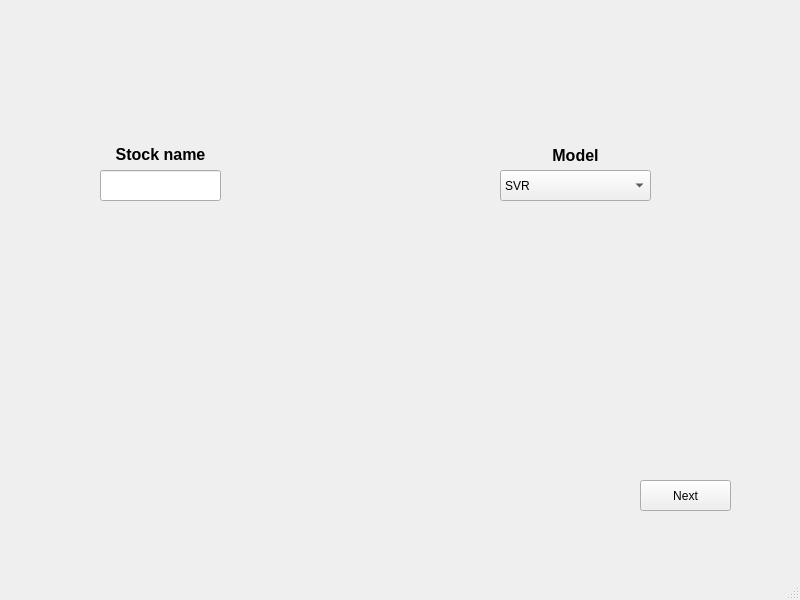
<?xml version="1.0" encoding="UTF-8"?>
<ui version="4.0">
 <class>MainWindow</class>
 <widget class="QMainWindow" name="MainWindow">
  <property name="geometry">
   <rect>
    <x>0</x>
    <y>0</y>
    <width>800</width>
    <height>600</height>
   </rect>
  </property>
  <property name="windowTitle">
   <string>MainWindow</string>
  </property>
  <property name="autoFillBackground">
   <bool>false</bool>
  </property>
  <widget class="QWidget" name="centralwidget">
   <widget class="QLineEdit" name="InputStockName">
    <property name="geometry">
     <rect>
      <x>100</x>
      <y>170</y>
      <width>121</width>
      <height>31</height>
     </rect>
    </property>
    <property name="font">
     <font>
      <pointsize>12</pointsize>
     </font>
    </property>
    <property name="text">
     <string/>
    </property>
    <property name="alignment">
     <set>Qt::AlignmentFlag::AlignCenter</set>
    </property>
   </widget>
   <widget class="QLabel" name="label">
    <property name="geometry">
     <rect>
      <x>100</x>
      <y>139</y>
      <width>121</width>
      <height>31</height>
     </rect>
    </property>
    <property name="font">
     <font>
      <pointsize>12</pointsize>
      <bold>true</bold>
      <strikeout>false</strikeout>
     </font>
    </property>
    <property name="autoFillBackground">
     <bool>false</bool>
    </property>
    <property name="text">
     <string>Stock name</string>
    </property>
    <property name="textFormat">
     <enum>Qt::TextFormat::AutoText</enum>
    </property>
    <property name="alignment">
     <set>Qt::AlignmentFlag::AlignCenter</set>
    </property>
   </widget>
   <widget class="QComboBox" name="comboBox">
    <property name="geometry">
     <rect>
      <x>500</x>
      <y>170</y>
      <width>151</width>
      <height>31</height>
     </rect>
    </property>
    <property name="maxVisibleItems">
     <number>0</number>
    </property>
    <property name="insertPolicy">
     <enum>QComboBox::InsertPolicy::InsertAlphabetically</enum>
    </property>
    <item>
     <property name="text">
      <string>SVR</string>
     </property>
    </item>
    <item>
     <property name="text">
      <string>CNN-LSTM</string>
     </property>
    </item>
    <item>
     <property name="text">
      <string>Transformer</string>
     </property>
    </item>
    <item>
     <property name="text">
      <string>LSTM</string>
     </property>
    </item>
   </widget>
   <widget class="QLabel" name="label_2">
    <property name="geometry">
     <rect>
      <x>500</x>
      <y>140</y>
      <width>151</width>
      <height>31</height>
     </rect>
    </property>
    <property name="font">
     <font>
      <pointsize>12</pointsize>
      <bold>true</bold>
      <strikeout>false</strikeout>
     </font>
    </property>
    <property name="autoFillBackground">
     <bool>false</bool>
    </property>
    <property name="text">
     <string>Model</string>
    </property>
    <property name="textFormat">
     <enum>Qt::TextFormat::AutoText</enum>
    </property>
    <property name="alignment">
     <set>Qt::AlignmentFlag::AlignCenter</set>
    </property>
   </widget>
   <widget class="QPushButton" name="pushButton">
    <property name="geometry">
     <rect>
      <x>640</x>
      <y>480</y>
      <width>91</width>
      <height>31</height>
     </rect>
    </property>
    <property name="text">
     <string>Next</string>
    </property>
   </widget>
  </widget>
  <widget class="QMenuBar" name="menubar">
   <property name="geometry">
    <rect>
     <x>0</x>
     <y>0</y>
     <width>800</width>
     <height>19</height>
    </rect>
   </property>
  </widget>
  <widget class="QStatusBar" name="statusbar"/>
 </widget>
 <resources/>
 <connections/>
</ui>
